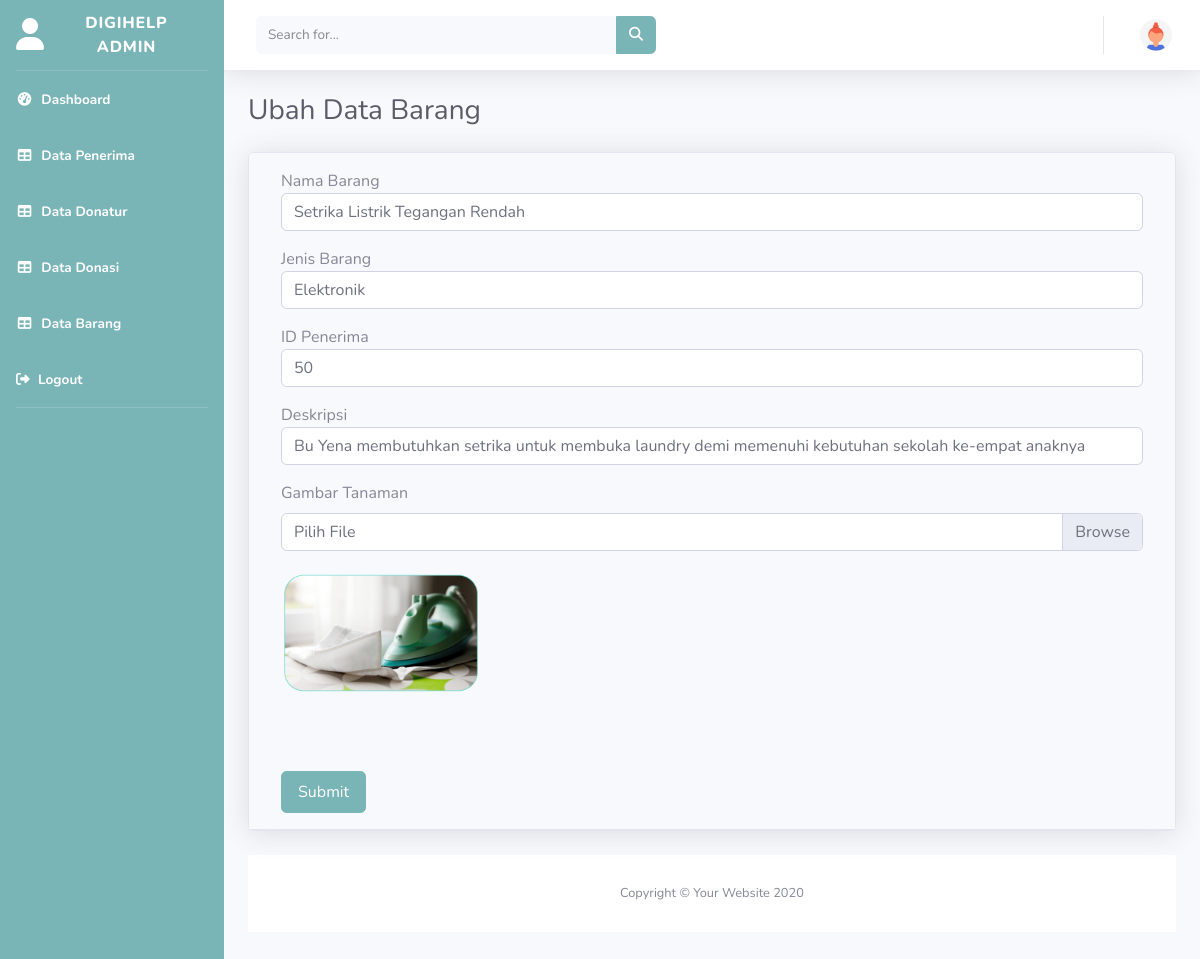
Screenshot of /admin/crud_barang/editbarang/8 with the database file from the repository.
### tables this page shows
CREATE TABLE `tb_barang` (
  `id_barang` int(11) NOT NULL,
  `nama_barang` varchar(50) NOT NULL,
  `jenis_barang` varchar(50) DEFAULT NULL,
  `id_penerima` varchar(3) DEFAULT NULL,
  `deskripsi` varchar(255) NOT NULL,
  `photo_barang` varchar(255) NOT NULL
);

### application/controllers/admin/crud_barang.php (called while the page is built, shortened)
<?php
class Crud_barang extends CI_Controller{
	function __construct(){
		$this->load->model('m_data');
                $this->load->helper('url');
	}
    function editbarang($id_barang){
		$where = array('id_barang' => $id_barang);
		$data['tb_barang'] = $this->m_data->edit_barang($where,'tb_barang')->result();
		$this->load->view('admin/edit_barang',$data);
	}
}

### index.php (called while the page is built, shortened)
<?php
require_once BASEPATH.'core/CodeIgniter.php';

### application/models/m_data.php (called while the page is built, shortened)
<?php
class M_data extends CI_Model{
	function edit_barang($where,$table){
		return $this->db->get_where($table,$where);
	}
}

### application/views/admin/edit_barang.php (the view, shortened to what this page needs)
<!DOCTYPE html>
<html lang="en">
<head>
    <link href="<?php echo base_url() ?>template/vendor/fontawesome-free/css/all.min.css" rel="stylesheet" type="text/css">
    <link href="<?php echo base_url() ?>template/css/sb-admin-2.min.css" rel="stylesheet">
    <link href="<?php echo base_url() ?>template/vendor/datatables/dataTables.bootstrap4.min.css" rel="stylesheet">
</head>
<body id="page-top">
    <div id="wrapper">
                <ul class="navbar-nav bg-gradient-primary sidebar sidebar-dark accordion" id="accordionSidebar">
                    <a class="sidebar-brand d-flex align-items-center justify-content-center" href="welcome.php">
                    <div class="sidebar-brand-icon">
                            <i class="fas fa-user"></i>
                        </div>
                    <div class="sidebar-brand-text mx-3">DigiHelp Admin</div>
                    </a>
                    <hr class="sidebar-divider my-0">
                    <li class="nav-item active">
                        <a class="nav-link" href="<?php echo base_url('admin/crud/welcome'); ?>">
                            <i class="fas fa-fw fa-tachometer-alt"></i>
                            <span>Dashboard</span></a>
                        <a class="nav-link" href=" <?php echo base_url('admin/crud/lihat'); ?>">
                            <i class="fas fa-fw fa-table"></i>
                            <span>Data Penerima</span></a>
                        <a class="nav-link" href=" <?php echo base_url('admin/crud_donatur/lihatdonatur'); ?>">
                            <i class="fas fa-fw fa-table"></i>
                            <span>Data Donatur</span></a>
                        <a class="nav-link active" href=" <?php echo base_url('admin/crud_donasi/lihatdonasi'); ?>">
                            <i class="fas fa-fw fa-table"></i>
                            <span>Data Donasi</span></a>
                        <a class="nav-link" href=" <?php echo base_url('admin/crud_barang/lihatbarang'); ?>">
                            <i class="fas fa-fw fa-table"></i>
                            <span>Data Barang</span></a>
                        <a class="nav-link" href="<?php echo base_url('login/logout'); ?>" data-toggle="modal" data-target="#logoutModal">
                            <i class="fas fa-sign-out-alt"></i>
                            <span>Logout</span></a>
                    </li>
                    <hr class="sidebar-divider d-none d-md-block">
                    </ul>
        <div id="content-wrapper" class="d-flex flex-column">
            <div id="content">
                <nav class="navbar navbar-expand navbar-light bg-white topbar mb-4 static-top shadow">
                    <form
                        class="d-none d-sm-inline-block form-inline mr-auto ml-md-3 my-2 my-md-0 mw-100 navbar-search">
                        <div class="input-group">
                            <input type="text" class="form-control bg-light border-0 small" placeholder="Search for..."
                                aria-label="Search" aria-describedby="basic-addon2">
                            <div class="input-group-append">
                                <button class="btn btn-primary" type="button">
                                    <i class="fas fa-search fa-sm"></i>
                                </button>
                            </div>
                        </div>
                    </form>
                    <ul class="navbar-nav ml-auto">
                        <li class="nav-item dropdown no-arrow">
                            <a class="nav-link dropdown-toggle" href="#" id="userDropdown" role="button"
                                data-toggle="dropdown" aria-haspopup="true" aria-expanded="false">
                                <img class="img-profile rounded-circle"
                                    src="<?php echo base_url() ?>template/img/undraw_profile_3.svg">
                            </a>
                        </li>
                    </ul>
                </nav>
                <div class="container-fluid">
                    <h1 class="h3 mb-2 text-gray-800">Ubah Data Barang</h1>
                    <?php foreach($tb_barang as $br){ ?>
	                <form action="<?= site_url('admin/crud_barang/updatebarang/') ?>" enctype="multipart/form-data" method="post">
                        <table style="margin:20px auto;">
                        <div class="card shadow mb-4">
                            <div class="card-header py-3">
                                <div class="col-sm-12 mb-3 mb-sm-0">
                                    <p> Nama Barang <br>
                                    <input class="form-control form-control-user" input type="text" name="nama_barang" value="<?php echo $br->nama_barang ?>" >
                                    <p> Jenis Barang <br>
                                    <input class="form-control form-control-user" input type="text" name="jenis_barang" value="<?php echo $br->jenis_barang ?>">
                                    <p> ID Penerima <br>
                                    <input class="form-control form-control-user" input type="text" name="jenis_barang" value="<?php echo $br->id_penerima ?>">
                                    <p> Deskripsi<br>
                                    <input class="form-control form-control-user" input type="text" name="deskripsi" value="<?php echo $br->deskripsi ?>">
                                    <div class="form-group">
                                    <label>Gambar Tanaman</label>
                                        <div class="custom-file">
                                            <label for="file_event" class="custom-file-label">Pilih File</label>
                                        </div>
                                        <img src="<?= base_url() . '/gambar/'. $br->photo_barang; ?>" alt="" class="preview-img mt-2" width="200px">
                                    </div>
                                    <br><br> <input class="btn btn-primary py-2 px-3 me-2" type="submit" value="Submit">
                                </div>
                            </div>
                        </div>
                    </form>
                    <?php } ?>
                </div>
            </div>
            <footer class="sticky-footer bg-white">
                <div class="container my-auto">
                    <div class="copyright text-center my-auto">
                        <span>Copyright &copy; Your Website 2020</span>
                    </div>
                </div>
            </footer>
        </div>
    </div>
</body>
</html>

### rows the page displays
tb_barang: nama_barang "Setrika Listrik Tegangan Rendah", jenis_barang "Elektronik", jenis_barang "50", deskripsi "Bu Yena membutuhkan setrika untuk membuka laundry demi memenuhi kebutuhan sekolah ke-empat anaknya", photo_barang (picture)
